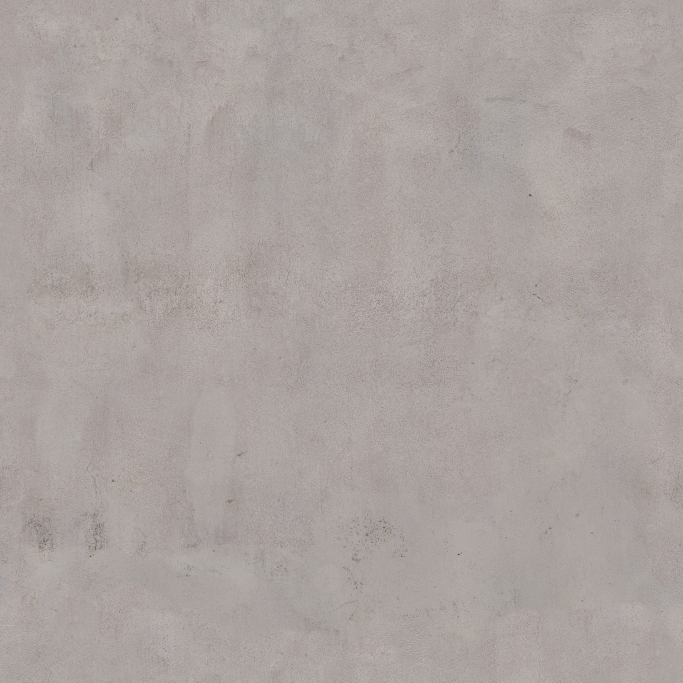
#> input picture Web/art/realism/plaster-color.jpg, 2048 x 2048 px (shown at 1/3 size); the run also reads 1 picture not shown here
$ python make_house_atlas.py
#> lines starting #> are read from the running program, lines starting #| are printed output that depends on the picture
#!/usr/bin/env python3
"""The house atlas: every surface a house is built from, in one set of PBR maps (Web/art/houses/).

  python3 Tools/houses/make_house_atlas.py

Writes atlas.jpg (base colour, sRGB), atlas_nor.jpg (OpenGL tangent-space normals) and atlas_rough.jpg (roughness),
2048 px, a 4 x 4 grid of 512 px cells. Every cell tiles on its own: the shader in Web/game/houses.js wraps inside the
cell, so a whole house - walls, roof, gutters, glass, laundry, plants - is one material and one draw call.

Photographic cells are the Poly Haven CC0 sets already in the repo (Web/art/realism, interior, props, facades,
surfaces). The rest are built here from height fields (Japanese ceramic siding, kawara and slate roofing, standing-seam
metal, woven cloth, moulded plastic, shoji paper), and their normal and roughness maps are derived from that same
height, so the relief lines up with the colour.

Cell order is the contract with houses.js (HOUSE_TILES there). Needs Pillow and numpy.
"""
import os
import numpy as np
from PIL import Image

ROOT = os.path.dirname(os.path.dirname(os.path.dirname(os.path.abspath(__file__))))
ART = os.path.join(ROOT, "Web", "art")
OUT = os.path.join(ART, "houses")
C = 512
RNG = np.random.default_rng(20261111)


def load(rel, mode="RGB"):
#> called with rel = 'realism/plaster-color.jpg', mode = 'RGB'
    return Image.open(os.path.join(ART, rel)).convert(mode).resize((C, C), Image.LANCZOS)


def arr(im):
    return np.asarray(im).astype(np.float32) / 255.0
#> returned value: shape (512, 512, 3) float32
#> call 2 of load, with rel = 'realism/plaster-normal.jpg', mode = 'RGB'
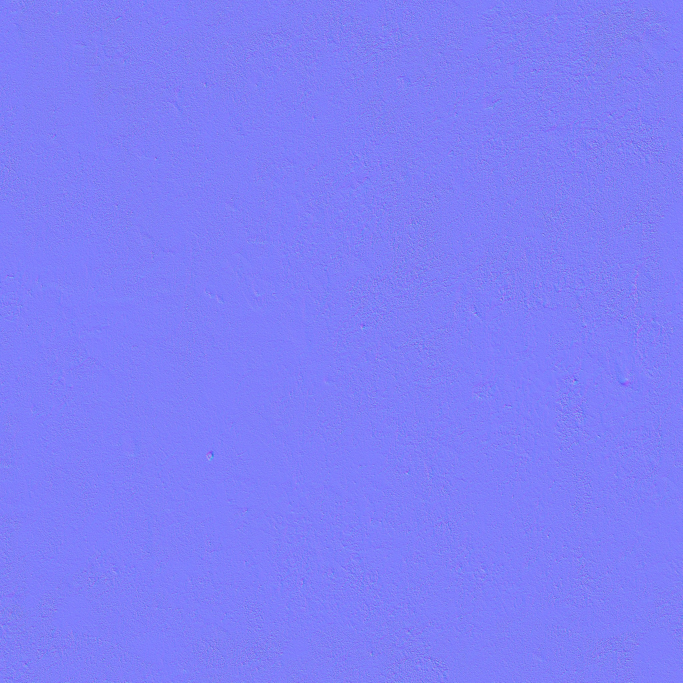
#> input picture Web/art/realism/plaster-normal.jpg, 2048 x 2048 px (shown at 1/3 size)


def noise(cells, octaves=4, seed=0):
    """Tileable fractal value noise in [0, 1], C x C."""
    rng = np.random.default_rng(seed)
    out = np.zeros((C, C), np.float32)
    amp, tot = 1.0, 0.0
    for o in range(octaves):
        n = cells * (2 ** o)
        g = rng.random((n, n)).astype(np.float32)
        x = np.linspace(0, n, C, endpoint=False)
        i0 = np.floor(x).astype(int) % n
        i1 = (i0 + 1) % n
        f = x - np.floor(x)
        f = f * f * (3 - 2 * f)
        a = g[i0][:, i0] * (1 - f)[None, :] + g[i0][:, i1] * f[None, :]
        b = g[i1][:, i0] * (1 - f)[None, :] + g[i1][:, i1] * f[None, :]
        out += amp * (a * (1 - f)[:, None] + b * f[:, None])
        tot += amp
        amp *= 0.5
    return out / tot


def normal_from_height(h, strength):
    dx = (np.roll(h, -1, 1) - np.roll(h, 1, 1)) * 0.5 * strength
    dy = (np.roll(h, -1, 0) - np.roll(h, 1, 0)) * 0.5 * strength
    # image rows run down, texture v runs up: OpenGL green is +v, so the row derivative flips
    n = np.stack([-dx, dy, np.ones_like(h)], -1)
    n /= np.linalg.norm(n, axis=-1, keepdims=True)
    return n * 0.5 + 0.5


def grid():
    y, x = np.mgrid[0:C, 0:C].astype(np.float32)
    return x / C, y / C


# ---- procedural cells ----------------------------------------------------------------------------------------------
def siding():
    """Ceramic siding (窯業系サイディング): 455 mm boards laid horizontally, each moulded with a shallow stone-dressed face
    and a fine groove every 151 mm. One tile is 1.82 m, four boards."""
    u, v = grid()
    boards = (v * 4) % 1.0
    joint = np.clip(1 - np.minimum(boards, 1 - boards) / 0.012, 0, 1)
    sub = (v * 12) % 1.0
    groove = np.clip(1 - np.minimum(sub, 1 - sub) / 0.02, 0, 1) * 0.45
    stone = noise(10, 4, 1) * 0.5 + noise(40, 3, 2) * 0.5
    h = 1 - joint * 0.9 - groove - (1 - stone) * 0.18
    base = np.array([0.80, 0.78, 0.74], np.float32)
    col = base[None, None, :] * (0.88 + 0.12 * stone[..., None]) * (1 - 0.35 * joint[..., None] - 0.12 * groove[..., None])
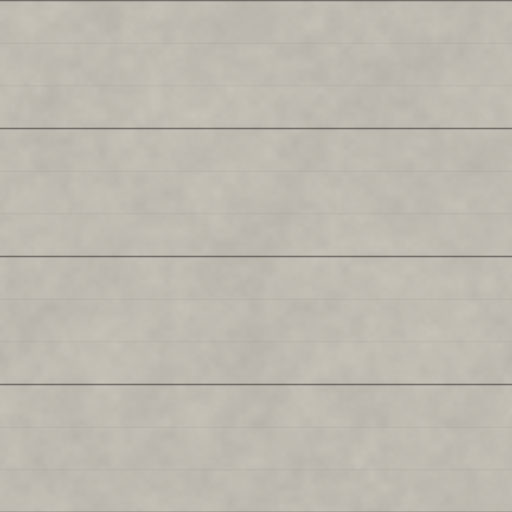
#> col: shape (512, 512, 3) float32; mean of channels 0, 1, 2 0.748, 0.729, 0.692; drawn as R, G, B
    rough = 0.72 + 0.12 * stone + 0.1 * joint
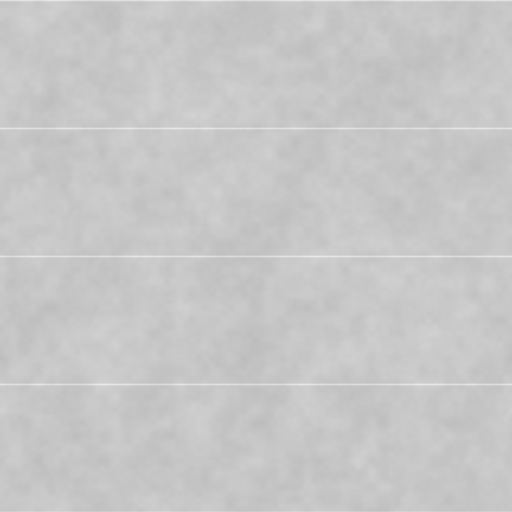
#> rough: shape (512, 512) float32; min 0.741, max 0.921, mean 0.782
    return col, normal_from_height(h, 5.0), rough
#> in normal_from_height, `dy = (np.roll(h, -1, 0) - np.roll(h, 1, 0)) * 0.5 * strength`:
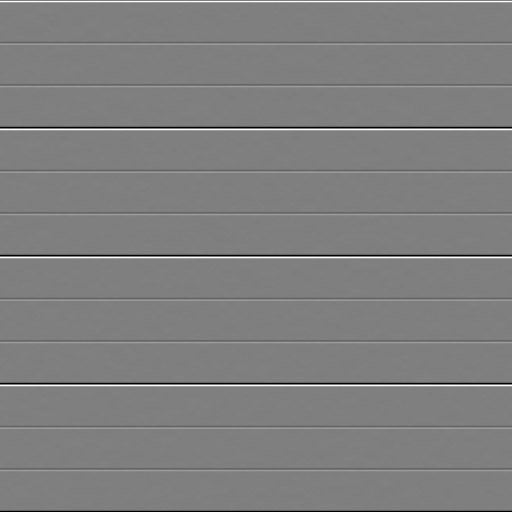
#> dy: shape (512, 512) float32; min -3.41, max 3.41, mean -1.86e-09; drawn with min black and max white
#> in normal_from_height, `n = np.stack([-dx, dy, np.ones_like(h)], -1)`:
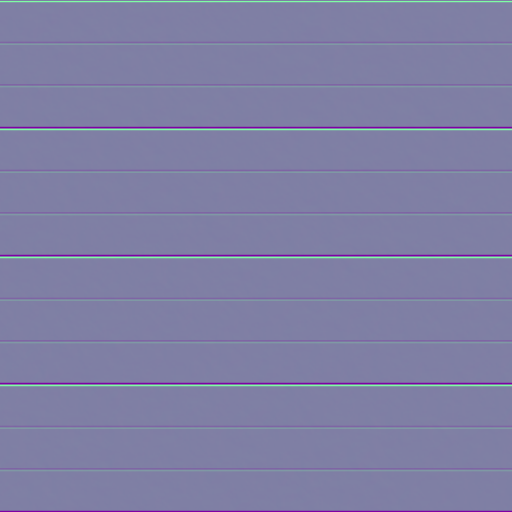
#> n: shape (512, 512, 3) float32; mean of channels 0, 1, 2 -3.41e-13, 2.33e-08, 1; drawn with min black and max white


# [100 lines left out: functions kawara, slate, seam, painted_metal, cloth, plastic and 1 more, not called in this run]


# ---- photographic cells ---------------------------------------------------------------------------------------------
def photo(color, nor, rough=None, gain=1.0):
    col = arr(load(color)) * gain
    n = arr(load(nor)) if nor else None
    if rough:
        r = arr(load(rough, "L"))
    else:
        lum = col.mean(-1)
        r = 0.55 + 0.35 * (1 - (lum - lum.min()) / max(1e-3, lum.max() - lum.min()))
    if n is None:
        n = normal_from_height(col.mean(-1), 4.0)
    return col, n, r


# [5 lines left out: function pick, not called in this run]


def main():
    cells = [
        photo("realism/plaster-color.jpg", "realism/plaster-normal.jpg", "realism/plaster-roughness.jpg", 1.05),   # 0 plaster
        siding(),                                                                                                   # 1 siding
        photo("realism/brick-color.jpg", "realism/brick-normal.jpg", "realism/brick-roughness.jpg"),               # 2 brick
        photo("realism/concrete-color.jpg", "realism/concrete-normal.jpg", "realism/concrete-roughness.jpg"),      # 3 concrete
        photo("interior/wood_floor.jpg", "interior/wood_floor_nor.jpg", None, 1.1),                                # 4 timber
        kawara(),                                                                                                   # 5 kawara
        slate(),                                                                                                    # 6 slate
        seam(),                                                                                                     # 7 standing seam
        painted_metal(),                                                                                            # 8 painted metal
        photo("facades/winglass_color.jpg", "facades/winglass_normal.jpg", "facades/winglass_rough.jpg"),          # 9 glass
        cloth(),                                                                                                    # 10 cloth
        photo("props/planter_shrub.jpg", "props/planter_shrub_nor.jpg", "props/planter_shrub_rough.jpg", 1.1),     # 11 foliage
        photo("props/tree_bark.jpg", "props/tree_bark_nor.jpg", "props/tree_bark_rough.jpg"),                      # 12 bark
        plastic(),                                                                                                  # 13 plastic
        shoji(),                                                                                                    # 14 shoji paper
        photo("surfaces/gravel.jpg", pick("surfaces/gravel_nor.jpg"), pick("surfaces/gravel_rough.jpg")),          # 15 gravel
    ]
#> call 4 of load, with rel = 'realism/brick-color.jpg', mode = 'RGB'
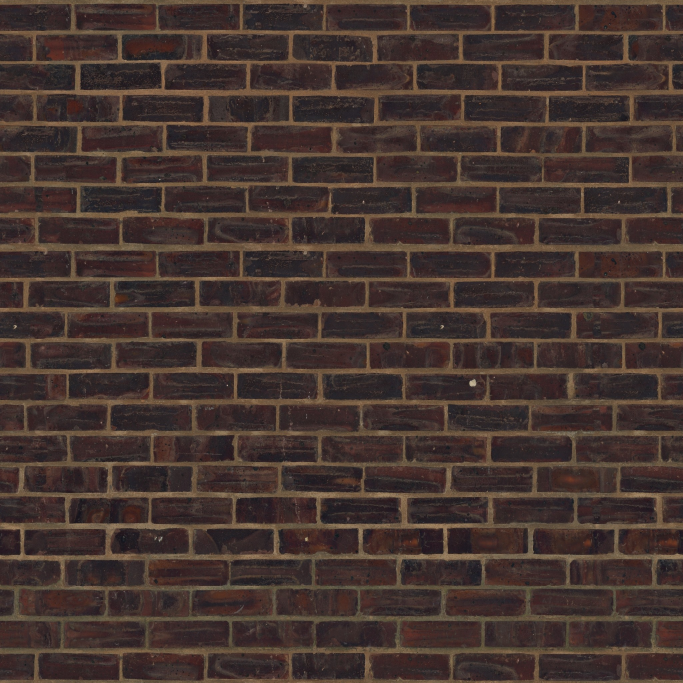
#> input picture Web/art/realism/brick-color.jpg, 2048 x 2048 px (shown at 1/3 size)
#> in load (call 4), `return Image.open(os.path.join(ART, rel)).convert(mode).resize((C, C),..`:
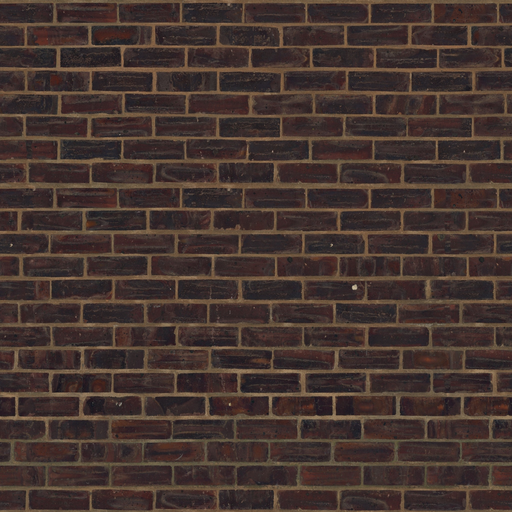
#> returned value: PIL image 512x512 RGB; mean R, G, B 68.4, 52.7, 47.4
    S = C * 4
    col = np.zeros((S, S, 3), np.float32)
    nor = np.zeros((S, S, 3), np.float32)
    rou = np.zeros((S, S), np.float32)
    for i, (c, n, r) in enumerate(cells):
        cx, row = i % 4, i // 4
        y0 = (3 - row) * C          # texture v runs up the image: cell row 0 is the bottom row
        x0 = cx * C
        col[y0:y0 + C, x0:x0 + C] = np.clip(c, 0, 1)
        nor[y0:y0 + C, x0:x0 + C] = np.clip(n, 0, 1)
        rou[y0:y0 + C, x0:x0 + C] = np.clip(r, 0, 1)
    os.makedirs(OUT, exist_ok=True)
    Image.fromarray((col * 255 + 0.5).astype(np.uint8)).save(os.path.join(OUT, "atlas.jpg"), quality=90)
    Image.fromarray((nor * 255 + 0.5).astype(np.uint8)).save(os.path.join(OUT, "atlas_nor.jpg"), quality=92)
    Image.fromarray((rou * 255 + 0.5).astype(np.uint8)).save(os.path.join(OUT, "atlas_rough.jpg"), quality=92)
    with open(os.path.join(OUT, "LICENSE.txt"), "w") as fh:
        fh.write("House atlas (Tools/houses/make_house_atlas.py). Photographic cells: Poly Haven CC0 1.0 sets already in\n"
                 "Web/art (realism, interior, props, facades, surfaces). Procedural cells (siding, kawara, slate, standing seam,\n"
                 "cloth, plastic, shoji): generated, CC0.\n")
    print("wrote", OUT)


if __name__ == "__main__":
#> (the run stopped early here; a loop or call above may not have finished)
